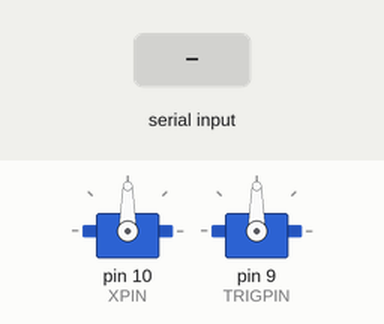
A sketch run on a simulated Arduino Uno, built with avr-gcc and run on an emulated ATmega328P. Shown: 2 × servo. The test bench sets the inputs (shaded band).

Above: at 1.2 s.
1.3 s: "90,45\n" received over Serial
At 2.7 s:
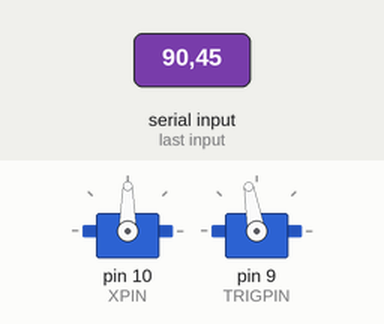
3.8 s: "30,150\n" received over Serial
At 5.9 s:
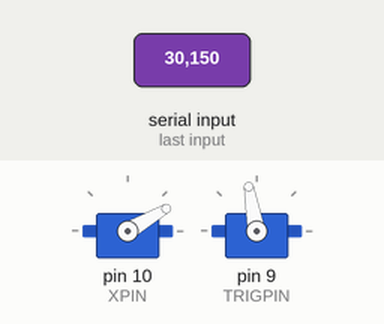
6.3 s: "5\n" received over Serial
At 8.5 s:
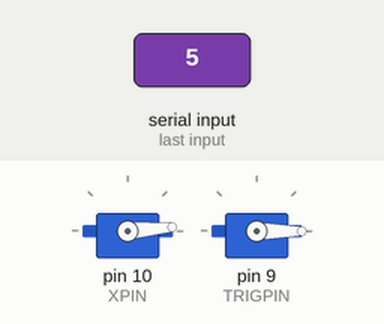
8.8 s: "90\n" received over Serial
At 10.7 s:
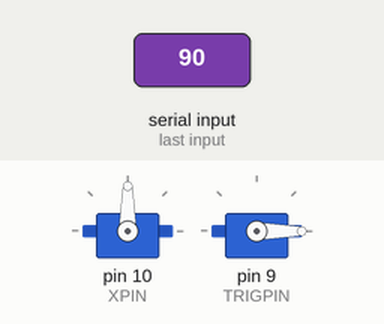
11.3 s: "200\n" received over Serial
At 12.6 s:
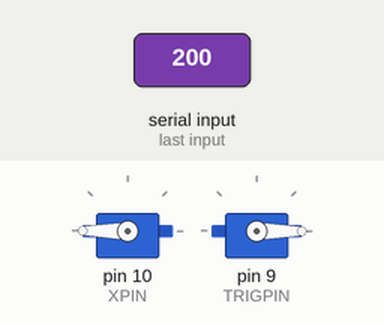
Timing chart, 0 to 14.3 s (numbered marks = the images above; inputs shaded):
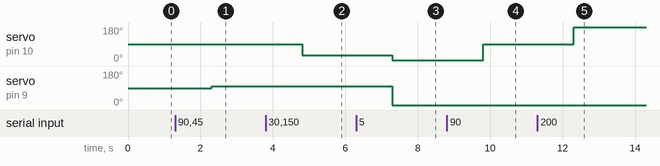

The sketch:

sentryxtrig.ino
```cpp
#include <Servo.h>
#define XPIN 10
#define TRIGPIN 9

Servo xservo;
Servo trigservo;

unsigned int xpos = 0;
unsigned int trigpos = 0;
String command = ""; //String Format: "<angle><trig>" ie 0901 for 90 degrees and shoot
                     // where angle is 000 to 180

void setup(){
    xservo.attach(XPIN);
    trigservo.attach(TRIGPIN);
    Serial.begin(9600);
    while(!Serial){
        //need serial for operation
    }
    //Serial.println("Initialized.");
    //Serial.println("Starting primary function.");
}

void loop(){
    while (Serial.available() > 0){
        command = Serial.readString();
        //Serial.println("Command: "+command);
        xpos = command.substring(0,3).toInt();
        trigpos = command.substring(3).toInt();
      //  Serial.println(xpos);
        if (trigpos!=0){
            trigpos = 100;
        }
        //Serial.println(trigpos);
        xservo.write(xpos);
        trigservo.write(trigpos);
      	//Serial.println(xservo.read());
      //Serial.println(trigservo.read());
    }
}
```

Measured:
- after the input at 1.3 s, servo on pin 9 (TRIGPIN): 90° → 100° after 1.0 s
- after the input at 3.8 s, servo on pin 10 (XPIN): 90° → 30° after 1.0 s
- after the input at 6.3 s, servo on pin 10 (XPIN): 30° → 5° after 1.0 s; servo on pin 9 (TRIGPIN): 100° → 0° after 1.0 s
- after the input at 8.8 s, servo on pin 10 (XPIN): 5° → 90° after 1.0 s
- after the input at 11.3 s, servo on pin 10 (XPIN): 90° → 180° after 1.0 s
